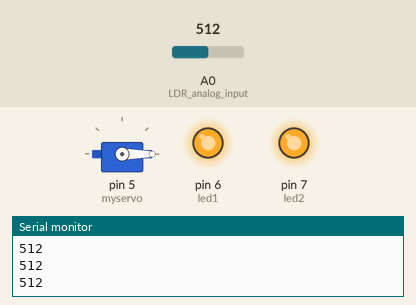
This sketch was run on a simulated Arduino Uno, built with avr-gcc and run on an emulated ATmega328P. Shown: servo, output pins drawn as LEDs (lit = HIGH), the last lines printed to the serial monitor. The test bench sets the inputs (shaded band); at power-on: A0 (LDR_analog_input) = 512.

Above: at 1.1 s.
1.3 s: A0 (LDR_analog_input) set to 25
4.3 s: A0 (LDR_analog_input) set to 20
At 5.1 s:
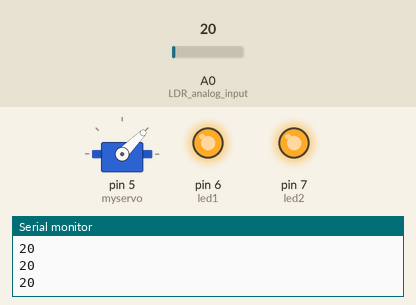
5.8 s: A0 (LDR_analog_input) set to 122
At 5.96 s:
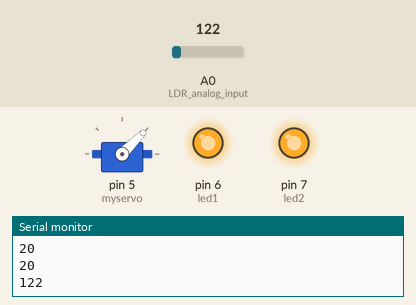
8.8 s: A0 (LDR_analog_input) set to 0
At 10.2 s:
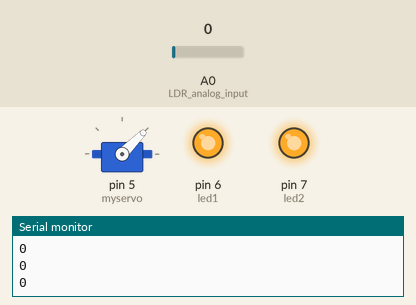
Timing chart, 0 to 11.3 s (numbered marks = the images above; inputs shaded):
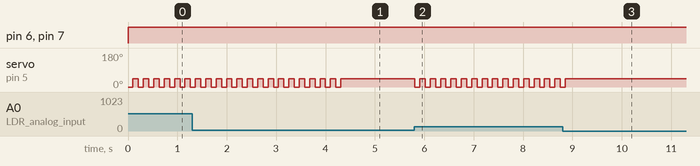

Measured:
- the behaviour switches between 23 and 22 on A0 (LDR_analog_input) (found by bisection; images 0 and 1)
- after the input at 4.3 s, servo on pin 5 (myservo): goes on until 4.3 s, then stays 45°
- after the input at 5.8 s, servo on pin 5 (myservo): alternates 45° for 0.11 s and 0° for 0.10 s, starting at once
- after the input at 8.8 s, servo on pin 5 (myservo): goes on until 8.9 s, then stays 45°
- by itself, servo on pin 5 (myservo): alternates 45° for 0.11 s and 0° for 0.10 s

The sketch:

dinoGameAutomation.ino
```cpp
#include <Servo.h>
Servo myservo; // create servo object

int led1 = 6; // LED pin 1
int led2 = 7; // LED pin 2
int ldr=22;   // LDR threshold value

void setup()
{
  pinMode(A0,INPUT);    // LDR analog input
  pinMode(led1,OUTPUT); // LED 1 output
  pinMode(led2,OUTPUT); // LED 2 output
  myservo.attach(5);    // attach servo to pin 5

  Serial.begin(9600);   // start serial communication
  myservo.write(0);     // set servo to initial position (0°)
}

void loop()
{
   digitalWrite(led1,HIGH); // turn LED 1 ON
   digitalWrite(led2,HIGH); // turn LED 2 ON
   Serial.println(analogRead(A0)); // print LDR value
   if(analogRead(A0)>ldr)          // check if LDR value exceeds threshold
   {
      myservo.write(0);    // set servo to 0°
      delay(100);          // wait 100ms
      myservo.write(45);   // move servo to 45° (jump)
      delay(100);          // wait 100ms
   }
   delay(10); // small delay for loop stability
}
```
